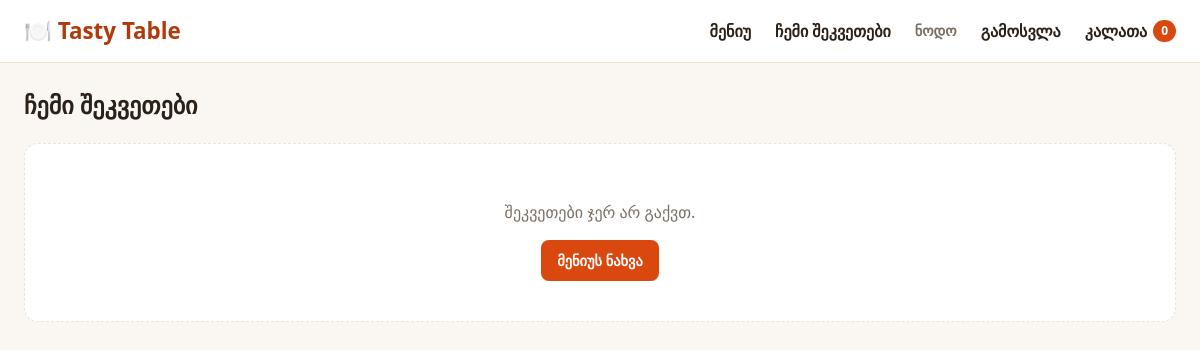
Before: /orders/ (signed in) with the older database file.
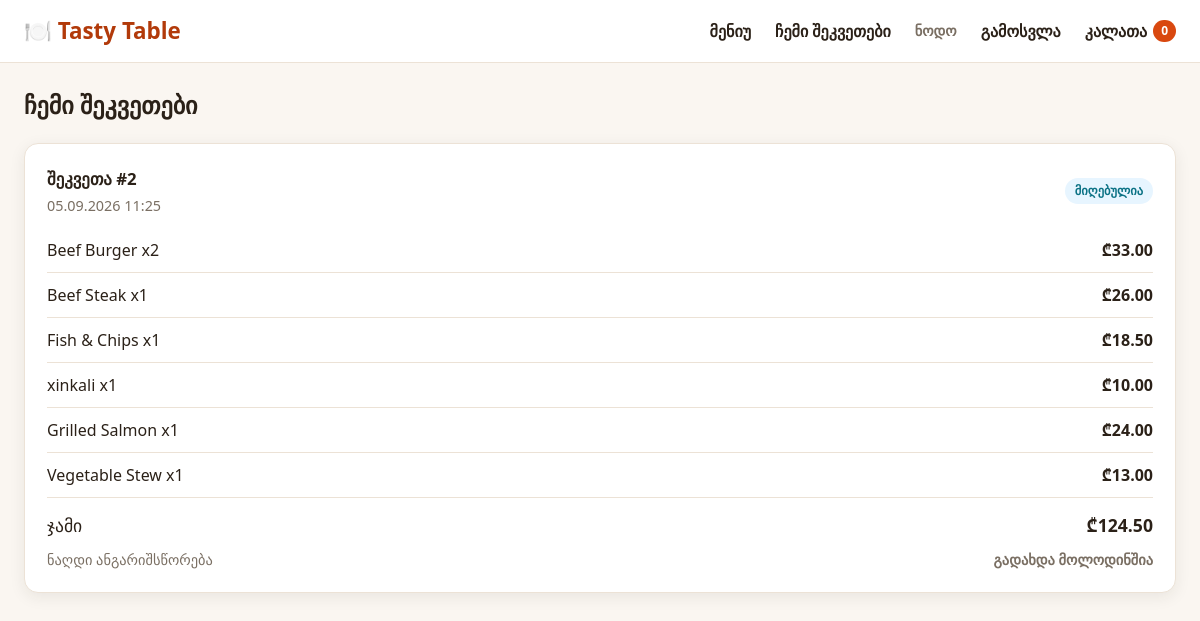
After: the same page with the newer database file.
### menu/models.py (models this page shows, shortened)
class Order(models.Model):
    class Status(models.TextChoices):
        PENDING = 'pending', 'მიღებულია'
        PREPARING = 'preparing', 'მზადდება'
        ON_THE_WAY = 'on_the_way', 'გზაშია'
        DELIVERED = 'delivered', 'ჩაბარებულია'
        CANCELLED = 'cancelled', 'გაუქმებულია'
    class PaymentMethod(models.TextChoices):
        CASH = 'cash', 'ნაღდი ანგარიშსწორება'
        CARD = 'card', 'ბარათით გადახდა'
    class PaymentStatus(models.TextChoices):
        PENDING = 'pending', 'გადახდა მოლოდინშია'
        PAID = 'paid', 'გადახდილია'
    user = models.ForeignKey(settings.AUTH_USER_MODEL, on_delete=models.CASCADE, related_name='orders')
    full_name = models.CharField('სახელი და გვარი', max_length=180)
    phone = models.CharField('ტელეფონი', max_length=30)
    address = models.CharField('მისამართი', max_length=255)
    note = models.TextField('შენიშვნა', blank=True)
    status = models.CharField('სტატუსი', max_length=20, choices=Status.choices, default=Status.PENDING)
    payment_method = models.CharField(
        'გადახდის მეთოდი',
        max_length=20,
        choices=PaymentMethod.choices,
        default=PaymentMethod.CASH,
    )
    payment_status = models.CharField(
        'გადახდის სტატუსი',
        max_length=20,
        choices=PaymentStatus.choices,
        default=PaymentStatus.PENDING,
    )
    total_price = models.DecimalField('ჯამი', max_digits=8, decimal_places=2)
    created_at = models.DateTimeField('შექმნის დრო', auto_now_add=True)
    updated_at = models.DateTimeField('განახლების დრო', auto_now=True)
    class Meta:
        verbose_name = 'შეკვეთა'
        verbose_name_plural = 'შეკვეთები'
        ordering = ['-created_at']

class OrderItem(models.Model):
    order = models.ForeignKey(Order, on_delete=models.CASCADE, related_name='items')
    dish = models.ForeignKey(Dish, on_delete=models.SET_NULL, blank=True, null=True, related_name='order_items')
    dish_name = models.CharField('კერძი', max_length=150)
    unit_price = models.DecimalField('ერთეულის ფასი', max_digits=6, decimal_places=2)
    quantity = models.PositiveIntegerField('რაოდენობა')
    total_price = models.DecimalField('ჯამი', max_digits=8, decimal_places=2)
    class Meta:
        verbose_name = 'შეკვეთის კერძი'
        verbose_name_plural = 'შეკვეთის კერძები'

### menu/views.py (the view)
# urls.py: path('orders/', views.my_orders, name='my_orders'),
@login_required
def my_orders(request):
    orders = request.user.orders.prefetch_related('items')
    context = {
        'orders': orders,
        'cart_count': len(Cart(request)),
    }
    return render(request, 'menu/my_orders.html', context)

### menu/cart.py (called while the page is built)
    def __len__(self):
        return sum(self.cart.values())

### menu/templates/menu/my_orders.html (shortened to what this page needs)
{% extends 'menu/base.html' %}
{% block content %}
<section class="orders-page">
    <h1>ჩემი შეკვეთები</h1>
    {% if orders %}
        <div class="orders-list">
            {% for order in orders %}
                <article class="order-card">
                    <div class="order-head">
                        <div>
                            <h2>შეკვეთა #{{ order.id }}</h2>
                            <p>{{ order.created_at|date:"d.m.Y H:i" }}</p>
                        </div>
                        <span class="status-pill">{{ order.get_status_display }}</span>
                    </div>
                    <div class="order-items">
                        {% for item in order.items.all %}
                            <div class="summary-row">
                                <span>{{ item.dish_name }} x{{ item.quantity }}</span>
                                <strong>₾{{ item.total_price }}</strong>
                            </div>
                        {% endfor %}
                    </div>
                    <div class="summary-total">
                        <span>ჯამი</span>
                        <strong>₾{{ order.total_price }}</strong>
                    </div>
                    <div class="payment-meta">
                        <span>{{ order.get_payment_method_display }}</span>
                        <strong>{{ order.get_payment_status_display }}</strong>
                    </div>
                </article>
            {% endfor %}
        </div>
    {% else %}
        <div class="empty-cart">
            <p>შეკვეთები ჯერ არ გაქვთ.</p>
            <a href="{% url 'dish_list' %}" class="btn btn-primary">მენიუს ნახვა</a>
        </div>
    {% endif %}
</section>
{% endblock %}

Changed rows visible on the page:
added Order: id "2", created_at "05.09.2026 11:25", status "მიღებულია", total_price "124.50", payment_method "ნაღდი ანგარიშსწორება", payment_status "გადახდა მოლოდინშია"
added OrderItem: dish_name "Beef Burger", quantity "2", total_price "33.00"
added OrderItem: dish_name "Beef Steak", quantity "1", total_price "26.00"
added OrderItem: dish_name "Fish & Chips", quantity "1", total_price "18.50"
added OrderItem: dish_name "xinkali", quantity "1", total_price "10.00"
added OrderItem: dish_name "Grilled Salmon", quantity "1", total_price "24.00"
added OrderItem: dish_name "Vegetable Stew", quantity "1", total_price "13.00"
Other visible differences:
text no longer shown: "შეკვეთები ჯერ არ გაქვთ. მენიუს ნახვა"
